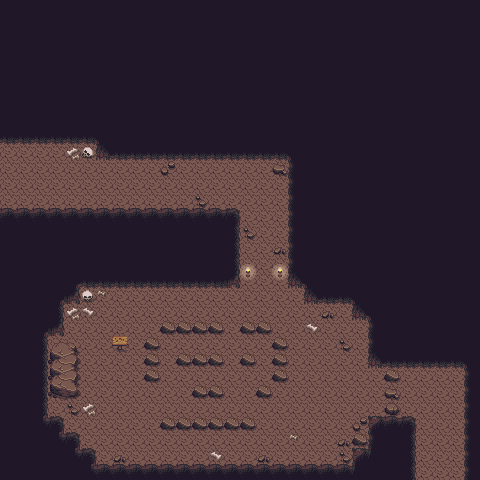

This game map was drawn from its Tiled (.tmx) file and the tilesets committed beside it. A one-line description and the trimmed map source follow:
An orthogonal 30x30 tile map with 16x16 px tiles, 3 tile layers (Ground, Decorations, BoulderDecorations), 2 tilesets and 57 objects (16x puzzle_tile, puzzle_button).

<map version="1.10" tiledversion="1.11.2" orientation="orthogonal" renderorder="right-down" width="30" height="30" tilewidth="16" tileheight="16" infinite="0" nextlayerid="9" nextobjectid="77">
 <editorsettings>
  <export target="CavePuzzle3.lua" format="lua" />
 </editorsettings>
 <tileset firstgid="1" name="cave-tiles" tilewidth="16" tileheight="16" tilecount="1000" columns="40">
  <image source="gfx/cave.png" width="640" height="400" />
 </tileset>
 <tileset firstgid="1001" name="decoration-tiles" tilewidth="16" tileheight="16" tilecount="1440" columns="40">
  <image source="gfx/Overworld.png" width="640" height="576" />
 </tileset>
 <layer id="1" name="Ground" width="30" height="30">
  <data>[900 cells, 900 non-empty, 14 distinct tile ids]</data>
 </layer>
 <layer id="2" name="Decorations" width="30" height="30">
  <data>[900 cells, 62 non-empty, 19 distinct tile ids]</data>
 </layer>
 <layer id="3" name="BoulderDecorations" width="30" height="30">
  <data>[900 cells, 3 non-empty, 3 distinct tile ids]</data>
 </layer>
 <objectgroup id="4" name="PuzzleTiles">
  <object id="47" name="puzzle_tile" x="176" y="336" width="16" height="16" />
  <object id="48" name="puzzle_tile" x="224" y="336" width="16" height="16" />
  <object id="50" name="puzzle_tile" x="240" y="336" width="16" height="16" />
  <object id="51" name="puzzle_tile" x="256" y="336" width="16" height="16" />
  <object id="52" name="puzzle_tile" x="256" y="352" width="16" height="16" />
  <object id="53" name="puzzle_tile" x="256" y="368" width="16" height="16" />
  <object id="54" name="puzzle_tile" x="240" y="368" width="16" height="16" />
  <object id="55" name="puzzle_tile" x="224" y="352" width="16" height="16" />
  <object id="56" name="puzzle_tile" x="224" y="368" width="16" height="16" />
  <object id="57" name="puzzle_tile" x="192" y="368" width="16" height="16" />
  <object id="58" name="puzzle_tile" x="224" y="384" width="16" height="16" />
  <object id="59" name="puzzle_tile" x="224" y="400" width="16" height="16" />
  <object id="60" name="puzzle_tile" x="208" y="400" width="16" height="16" />
  <object id="61" name="puzzle_tile" x="192" y="400" width="16" height="16" />
  <object id="62" name="puzzle_tile" x="176" y="400" width="16" height="16" />
  <object id="63" name="puzzle_tile" x="176" y="384" width="16" height="16" />
 </objectgroup>
 <objectgroup id="8" name="Buttons">
  <object id="29" name="puzzle_button" x="112" y="368" width="16" height="16" />
 </objectgroup>
 <objectgroup id="6" name="Portals">
  <object id="64" x="0" y="144" width="8.75" height="64">
   <properties>
    <property name="spawn_x" type="int" value="451" />
    <property name="spawn_y" type="int" value="159" />
    <property name="target_map" value="puzzle2" />
   </properties>
  </object>
  <object id="76" x="416" y="471.5" width="48" height="8.5">
   <properties>
    <property name="spawn_x" type="int" value="431" />
    <property name="spawn_y" type="int" value="7" />
    <property name="target_map" value="puzzle4" />
   </properties>
  </object>
 </objectgroup>
 <objectgroup id="7" name="Collisions">
  <properties>
   <property name="collidable" type="bool" value="true" />
  </properties>
  <object id="4" x="0" y="208" width="240" height="16" />
  <object id="5" x="224" y="224" width="16" height="64" />
  <object id="6" x="80" y="272" width="144" height="16" />
  <object id="7" x="64" y="288" width="16" height="16" />
  <object id="8" x="48" y="304" width="16" height="32" />
  <object id="9" x="32" y="336" width="16" height="80" />
  <object id="10" x="48" y="416" width="16" height="16" />
  <object id="11" x="64" y="432" width="16" height="16" />
  <object id="12" x="80" y="448" width="16" height="16" />
  <object id="13" x="96" y="464" width="256" height="16" />
  <object id="15" x="368" y="416" width="16" height="32" />
  <object id="16" x="384" y="416" width="32" height="16" />
  <object id="17" x="400" y="432" width="16" height="48" />
  <object id="18" x="464" y="368" width="16" height="112" />
  <object id="19" x="368" y="352" width="112" height="16" />
  <object id="20" x="368" y="320" width="16" height="32" />
  <object id="21" x="352" y="304" width="16" height="16" />
  <object id="22" x="304" y="288" width="48" height="16" />
  <object id="24" x="288" y="160" width="16" height="128" />
  <object id="25" x="96" y="144" width="208" height="16" />
  <object id="26" x="0" y="128" width="112" height="16" />
  <object id="27" x="-16" y="128" width="16" height="96" />
  <object id="28" x="400" y="480" width="80" height="16" />
  <object id="31" x="352" y="448" width="16" height="16" />
  <object id="65" x="160" y="320" width="64" height="16" />
  <object id="66" x="240" y="320" width="32" height="16" />
  <object id="67" x="272" y="336" width="16" height="48" />
  <object id="68" x="256" y="384" width="16" height="16" />
  <object id="69" x="192" y="384" width="32" height="16" />
  <object id="70" x="240" y="352" width="16" height="16" />
  <object id="71" x="176" y="352" width="48" height="16" />
  <object id="72" x="144" y="336" width="16" height="48" />
  <object id="73" x="160" y="416" width="96" height="16" />
  <object id="74" x="48" y="336" width="32" height="64" />
  <object id="75" x="352" y="432" width="16" height="16" />
 </objectgroup>
 <objectgroup id="5" name="Boulders">
  <object id="1" x="384" y="368" width="16" height="16" />
  <object id="2" x="384" y="384" width="16" height="16" />
  <object id="3" x="384" y="400" width="16" height="16" />
 </objectgroup>
</map>
